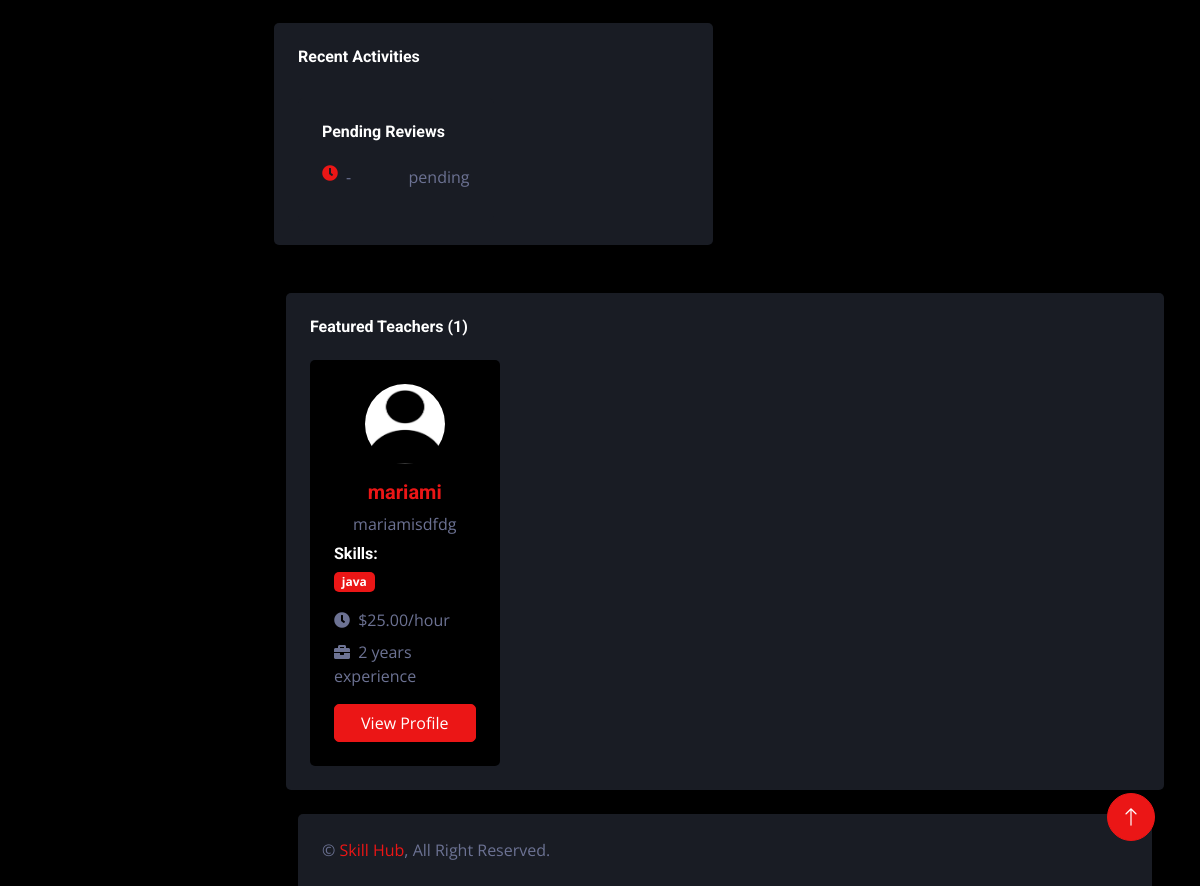
Page /teaching/featured-teachers/ (lower part) on the earlier database version.
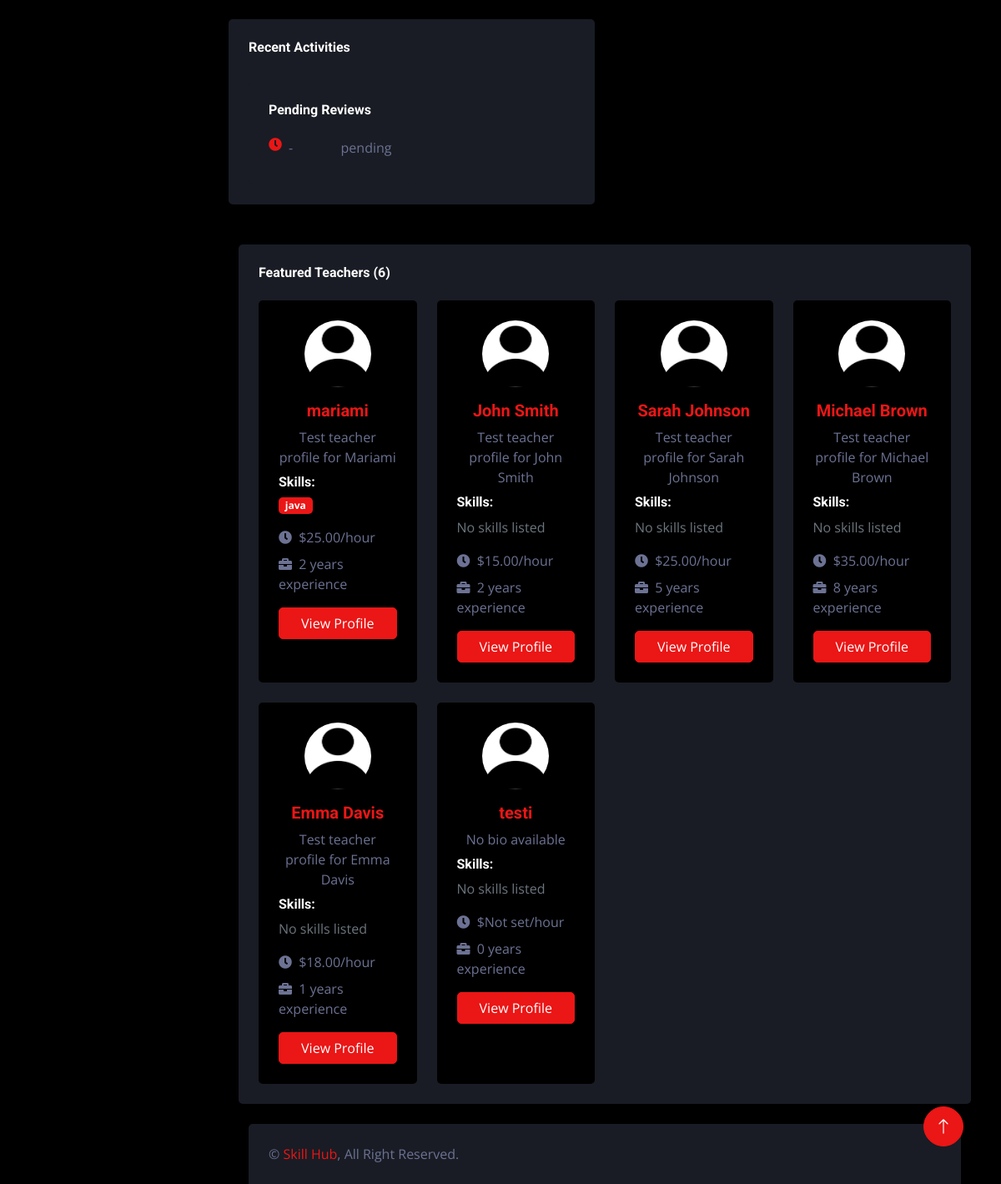
Same page on the later database version.
### teaching/models.py (models this page shows, shortened)
class TeacherProfile(models.Model):
    user = models.OneToOneField(settings.AUTH_USER_MODEL, on_delete=models.CASCADE, related_name='teacher_profile')
    profile_picture = models.ImageField(upload_to='profile_pictures/', blank=True, null=True)
    bio = models.TextField(null=True, blank=True)
    skills = models.ManyToManyField(Skill, blank=True)
    hourly_rate = models.DecimalField(max_digits=6, decimal_places=2, default=0.0)
    communication_methods = models.JSONField(default=list, blank=True)
    experience_years = models.PositiveIntegerField(default=0)
    rating = models.FloatField(default=0, validators=[MinValueValidator(0), MaxValueValidator(5)])
    total_reviews = models.PositiveIntegerField(default=0)
    join_date = models.DateField(auto_now_add=True)

class Skill(models.Model):
    name = models.CharField(max_length=100)
    description = models.TextField(blank=True, null=True)
    def __str__(self):
        return self.name

### users/models.py (models this page shows, shortened)
class User(AbstractUser):
    ROLES = (
        ('student', 'Student'),
        ('teacher', 'Teacher'),
    )
    role = models.CharField(max_length=10, choices=ROLES)
    bio = models.TextField(blank=True, null=True)
    profile_picture = models.ImageField(upload_to='profile_pictures/', blank=True, null=True)
    date_joined = models.DateTimeField(auto_now_add=True)
    updated_at = models.DateTimeField(auto_now=True)
    class Meta:
        verbose_name = 'User'
        verbose_name_plural = 'Users'

### teaching/views.py (the view)
# urls.py: path('featured-teachers/', views.featured_teachers_view, name='featured_teachers'),
def featured_teachers_view(request):
    try:
        all_teachers = TeacherProfile.objects.select_related('user').prefetch_related('skills').all()
        context = {
            'featured_teachers': all_teachers,
            'total_teachers': all_teachers.count()
        }
        return render(request, 'teaching/dash_teacher.html', context)
    except Exception as e:
        messages.error(request, f"An error occurred: {str(e)}")
        return render(request, 'teaching/dash_teacher.html', {'featured_teachers': []})

### bookings/context_processors.py (called while the page is built)
def unread_notifications(request):
    if request.user.is_authenticated:
        notifications = Notification.objects.filter(recipient=request.user, is_read=False)
        return {'notifications': notifications}
    return {'notifications': []}

### users/context_processors.py (called while the page is built)
def navbar_data(request):
    if request.user.is_authenticated:
        messages = Message.objects.filter(receiver=request.user).order_by('-timestamp')[:5]
        notifications = Notification.objects.filter(user=request.user).order_by('-timestamp')[:5]
        return {'messages': messages, 'notifications': notifications}
    return {}

### teaching/templates/teaching/dash_teacher.html (shortened to what this page needs)
{% extends 'base.html' %}
    {% block content %}
    {% include 'components/assignments_status.html' %}
    {% include 'components/featured_teachers.html' %}
    {% endblock %}

### templates/components/featured_teachers.html
{% load static %}
<div class="container-fluid pt-4 px-4">
    <div class="bg-secondary rounded p-4">
        <h6 class="mb-4">Featured Teachers ({{ total_teachers }})</h6>
        {% if featured_teachers %}
            <div class="row g-4">
                {% for teacher in featured_teachers %}
                    <div class="col-sm-6 col-xl-3">
                        <div class="bg-dark rounded p-4 h-100">
                            <div class="text-center mb-3">
                                {% if teacher.profile_picture %}
                                    <img class="rounded-circle" src="{{ teacher.profile_picture.url }}" alt="Teacher Image" style="width: 80px; height: 80px;">
                                {% else %}
                                    <img class="rounded-circle" src="{% static 'img/img.png' %}" alt="Default" style="width: 80px; height: 80px;">
                                {% endif %}
                            </div>
                            <h5 class="text-center text-primary mb-2">
                                {{ teacher.user.get_full_name|default:teacher.user.username }}
                            </h5>
                            <p class="text-center mb-2">
                                {{ teacher.bio|default:"No bio available"|truncatewords:10 }}
                            </p>
                            <div class="mb-3">
                                <h6 class="mb-2">Skills:</h6>
                                {% if teacher.skills.all %}
                                    {% for skill in teacher.skills.all %}
                                        <span class="badge bg-primary me-1">{{ skill }}</span>
                                    {% endfor %}
                                {% else %}
                                    <span class="text-muted">No skills listed</span>
                                {% endif %}
                            </div>
                            <div class="mb-2">
                                <i class="fa fa-clock me-1"></i>
                                <span>${{ teacher.hourly_rate|default:"Not set" }}/hour</span>
                            </div>
                            <div class="mb-2">
                                <i class="fa fa-briefcase me-1"></i>
                                <span>{{ teacher.experience_years|default:"0" }} years experience</span>
                            </div>
                            <a href="{% url 'teacher_profile' teacher.id %}" class="btn btn-primary w-100 mt-2">View Profile</a>
                        </div>
                    </div>
                {% endfor %}
            </div>
        {% else %}
            <div class="alert alert-info">
                No teachers found at this time.
            </div>
        {% endif %}
    </div>
</div>

Differences in the rows shown:
changed TeacherProfile "mariami": bio "mariamisdfdg" → "Test teacher profile for Mariami"
added TeacherProfile: user.get_full_name "John Smith", bio "Test teacher profile for John Smith", shows "No skills listed", hourly_rate "15.00", experience_years "2"
added TeacherProfile: user.get_full_name "Sarah Johnson", bio "Test teacher profile for Sarah Johnson", shows "No skills listed", hourly_rate "25.00", experience_years "5"
added TeacherProfile: user.get_full_name "Michael Brown", bio "Test teacher profile for Michael Brown", shows "No skills listed", hourly_rate "35.00", experience_years "8"
added TeacherProfile: user.get_full_name "Emma Davis", bio "Test teacher profile for Emma Davis", shows "No skills listed", hourly_rate "18.00", experience_years "1"
added TeacherProfile: user.get_full_name "testi", bio "No bio available", shows "No skills listed", hourly_rate "Not set", experience_years "0"
Other differences:
{{ total_teachers }}: "1" → "6"
